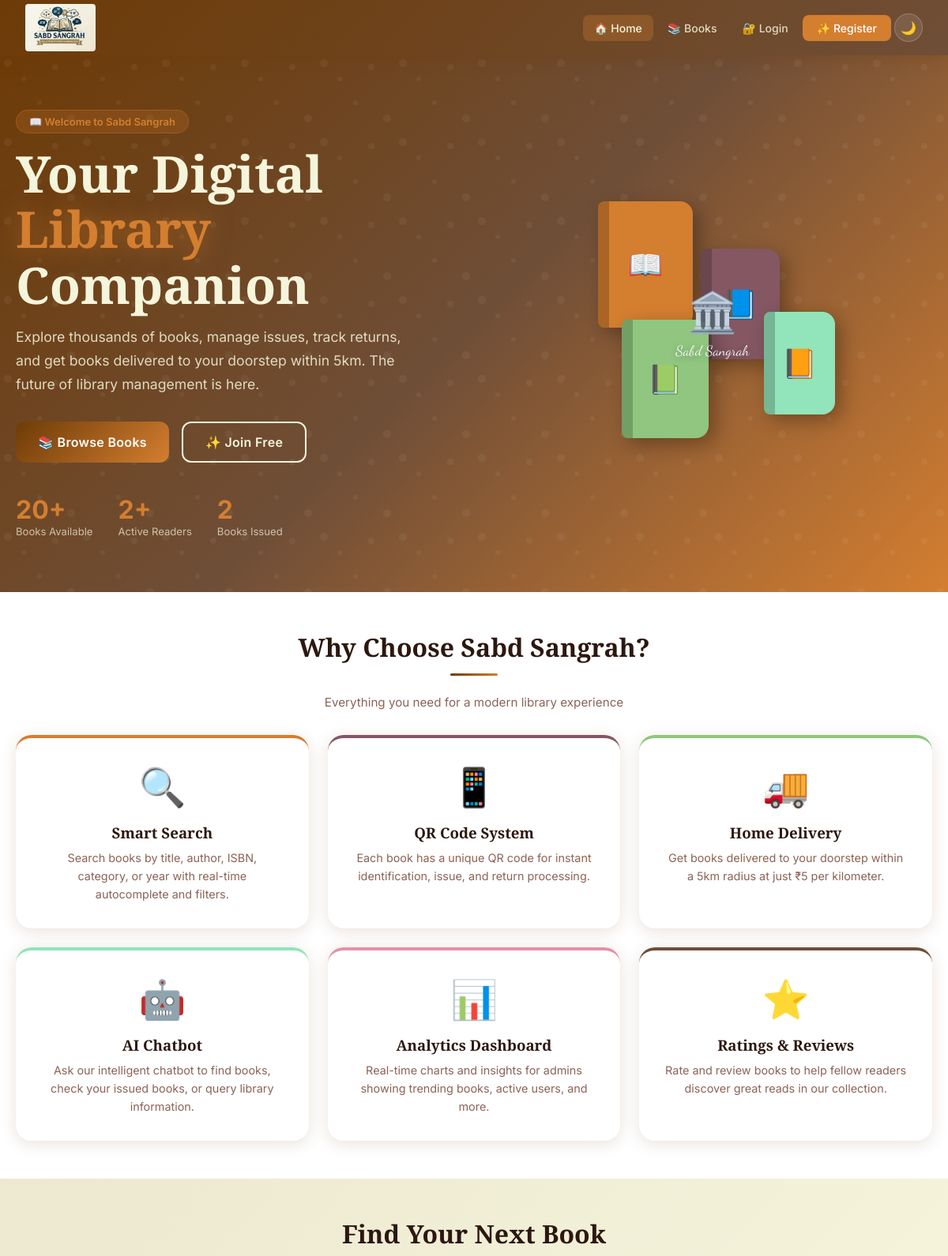
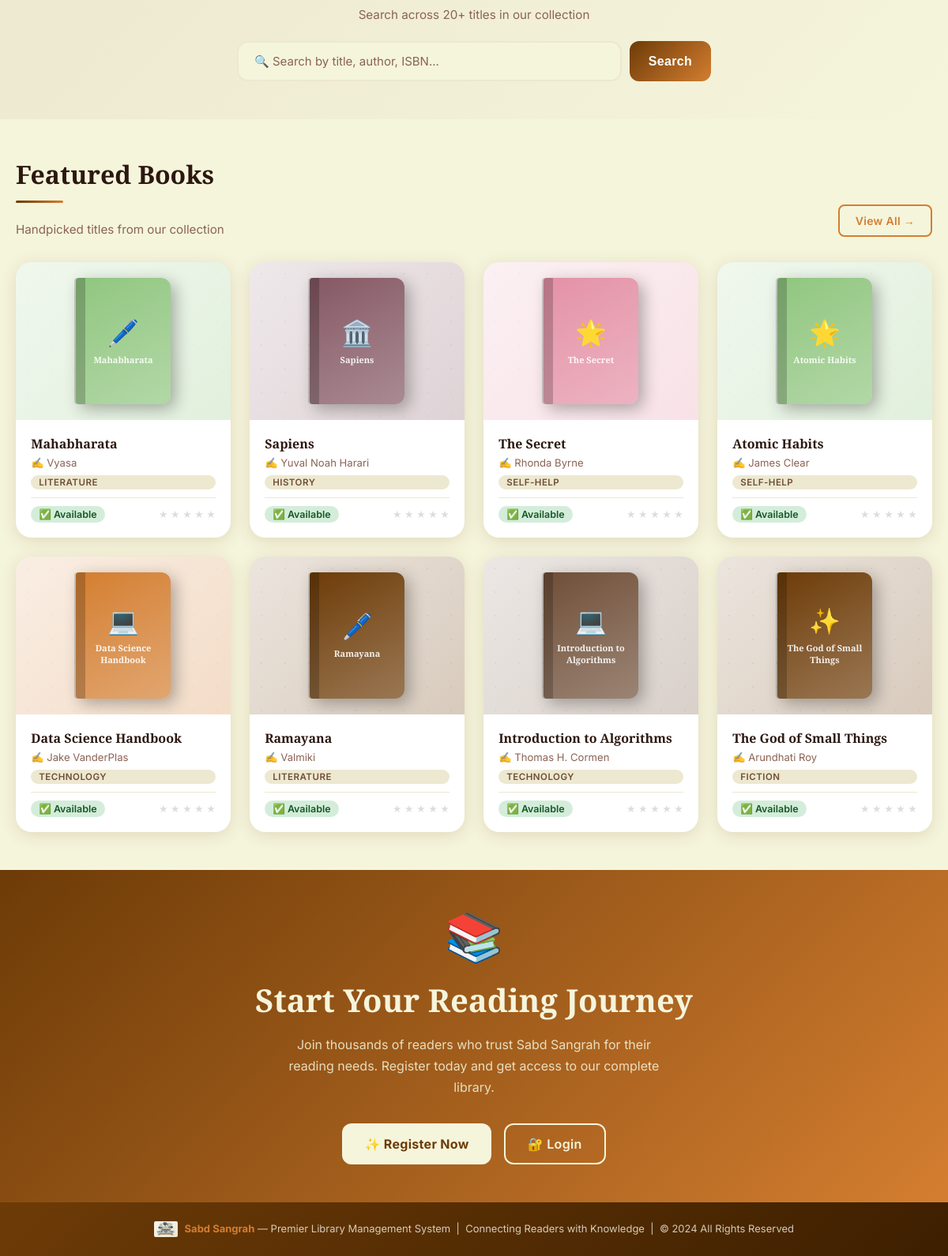
The page / on the database its author committed (2 pictures, top to bottom).
### tables this page shows
CREATE TABLE books (
            id INTEGER PRIMARY KEY AUTOINCREMENT,
            title TEXT NOT NULL,
            author TEXT NOT NULL,
            isbn TEXT UNIQUE,
            category TEXT DEFAULT 'General',
            pub_year TEXT,
            total_copies INTEGER DEFAULT 1,
            available INTEGER DEFAULT 1,
            description TEXT DEFAULT '',
            cover_color TEXT DEFAULT '#D47E30',
            avg_rating REAL DEFAULT 0.0,
            created_at TEXT DEFAULT CURRENT_TIMESTAMP
        );

### app.py (the view)
@app.route('/')
def index():
    db = get_db()
    books = db.execute('SELECT * FROM books ORDER BY RANDOM() LIMIT 8').fetchall()
    stats = {
        'total_books': db.execute('SELECT COUNT(*) FROM books').fetchone()[0],
        'total_users': db.execute('SELECT COUNT(*) FROM users WHERE role="user"').fetchone()[0],
        'issued_books': db.execute('SELECT COUNT(*) FROM transactions WHERE return_date IS NULL').fetchone()[0],
    }
    db.close()
    return render_template('index.html', books=books, stats=stats)

### app.py (called while the page is built)
def get_db():
    conn = sqlite3.connect(DATABASE)
    conn.row_factory = sqlite3.Row
    return conn

### templates/index.html (shortened to what this page needs)
{% extends "base.html" %}
{% block content %}
<section class="hero">
    <div class="container"
        style="display:grid;grid-template-columns:1fr 1fr;align-items:center;gap:3rem;padding:4rem 20px">
        <div class="hero-content">
            <div
                style="display:inline-block;background:rgba(212,126,48,0.2);padding:6px 16px;border-radius:20px;color:var(--orange);font-size:13px;font-weight:600;margin-bottom:1rem;border:1px solid rgba(212,126,48,0.3)">
                📖 Welcome to Sabd Sangrah
            </div>
            <h1 class="hero-title">
                Your Digital <span>Library</span> Companion
            </h1>
            <p class="hero-sub">
                Explore thousands of books, manage issues, track returns, and get books delivered to your doorstep
                within 5km. The future of library management is here.
            </p>
            <div class="hero-btns">
                <a href="{{ url_for('books') }}" class="btn btn-primary btn-lg">📚 Browse Books</a>
                {% if not session.get('user_id') %}
                <a href="{{ url_for('register') }}" class="btn btn-outline btn-lg"
                    style="border-color:var(--cream);color:var(--cream)">✨ Join Free</a>
                {% else %}
                <a href="{{ url_for('user_dashboard') }}" class="btn btn-outline btn-lg"
                    style="border-color:var(--cream);color:var(--cream)">📊 My Dashboard</a>
                {% endif %}
            </div>
            <div style="display:flex;gap:2rem;margin-top:2.5rem;flex-wrap:wrap">
                <div style="color:var(--cream)">
                    <div style="font-size:2rem;font-weight:700;color:var(--orange)">{{ stats.total_books }}+</div>
                    <div style="font-size:0.82rem;opacity:0.7">Books Available</div>
                </div>
                <div style="color:var(--cream)">
                    <div style="font-size:2rem;font-weight:700;color:var(--orange)">{{ stats.total_users }}+</div>
                    <div style="font-size:0.82rem;opacity:0.7">Active Readers</div>
                </div>
                <div style="color:var(--cream)">
                    <div style="font-size:2rem;font-weight:700;color:var(--orange)">{{ stats.issued_books }}</div>
                    <div style="font-size:0.82rem;opacity:0.7">Books Issued</div>
                </div>
            </div>
        </div>
        <div class="hero-visual" style="display:flex;justify-content:center">
            <div class="floating-books">
                <div class="floating-book fb1">📖</div>
                <div class="floating-book fb2">📘</div>
                <div class="floating-book fb3">📗</div>
                <div class="floating-book fb4">📙</div>
                <div
                    style="position:absolute;top:50%;left:50%;transform:translate(-50%,-50%);text-align:center;color:rgba(255,255,255,0.9)">
                    <div style="font-size:50px">🏛️</div>
                    <div
                        style="font-family:'Dancing Script',cursive;font-size:18px;margin-top:8px;text-shadow:0 2px 8px rgba(0,0,0,0.3)">
                        Sabd Sangrah</div>
                </div>
            </div>
        </div>
    </div>
</section>
<section class="section" style="background:var(--white)">
    <div class="container">
        <div class="section-header center">
            <h2 class="h-section">Why Choose Sabd Sangrah?</h2>
            <div class="divider"></div>
            <p class="h-section-sub">Everything you need for a modern library experience</p>
        </div>
        <div class="grid-3 mt-3">
            <div class="card" style="padding:2rem;text-align:center;border-top:4px solid var(--orange)">
                <div style="font-size:48px;margin-bottom:1rem">🔍</div>
                <h3 style="font-family:'Playfair Display',serif;margin-bottom:0.5rem;color:var(--text-dark)">Smart
                    Search</h3>
                <p style="color:var(--text-light);font-size:0.9rem;line-height:1.6">Search books by title, author, ISBN,
                    category, or year with real-time autocomplete and filters.</p>
            </div>
            <div class="card" style="padding:2rem;text-align:center;border-top:4px solid var(--mauve)">
                <div style="font-size:48px;margin-bottom:1rem">📱</div>
                <h3 style="font-family:'Playfair Display',serif;margin-bottom:0.5rem;color:var(--text-dark)">QR Code
                    System</h3>
                <p style="color:var(--text-light);font-size:0.9rem;line-height:1.6">Each book has a unique QR code for
                    instant identification, issue, and return processing.</p>
            </div>
            <div class="card" style="padding:2rem;text-align:center;border-top:4px solid var(--green)">
                <div style="font-size:48px;margin-bottom:1rem">🚚</div>
                <h3 style="font-family:'Playfair Display',serif;margin-bottom:0.5rem;color:var(--text-dark)">Home
                    Delivery</h3>
                <p style="color:var(--text-light);font-size:0.9rem;line-height:1.6">Get books delivered to your doorstep
                    within a 5km radius at just ₹5 per kilometer.</p>
            </div>
            <div class="card" style="padding:2rem;text-align:center;border-top:4px solid var(--mint)">
                <div style="font-size:48px;margin-bottom:1rem">🤖</div>
                <h3 style="font-family:'Playfair Display',serif;margin-bottom:0.5rem;color:var(--text-dark)">AI Chatbot
                </h3>
                <p style="color:var(--text-light);font-size:0.9rem;line-height:1.6">Ask our intelligent chatbot to find
                    books, check your issued books, or query library information.</p>
            </div>
            <div class="card" style="padding:2rem;text-align:center;border-top:4px solid var(--pink)">
                <div style="font-size:48px;margin-bottom:1rem">📊</div>
                <h3 style="font-family:'Playfair Display',serif;margin-bottom:0.5rem;color:var(--text-dark)">Analytics
                    Dashboard</h3>
                <p style="color:var(--text-light);font-size:0.9rem;line-height:1.6">Real-time charts and insights for
                    admins showing trending books, active users, and more.</p>
            </div>
            <div class="card" style="padding:2rem;text-align:center;border-top:4px solid var(--brown-light)">
                <div style="font-size:48px;margin-bottom:1rem">⭐</div>
                <h3 style="font-family:'Playfair Display',serif;margin-bottom:0.5rem;color:var(--text-dark)">Ratings &
                    Reviews</h3>
                <p style="color:var(--text-light);font-size:0.9rem;line-height:1.6">Rate and review books to help fellow
                    readers discover great reads in our collection.</p>
            </div>
        </div>
    </div>
</section>
<section class="section" style="background:linear-gradient(135deg,var(--cream-dark),var(--cream))">
    <div class="container text-center">
        <h2 class="h-section mb-2">Find Your Next Book</h2>
        <p class="h-section-sub mb-3">Search across {{ stats.total_books }}+ titles in our collection</p>
        <div class="search-bar" style="max-width:600px;margin:0 auto;position:relative">
            <div class="search-wrapper" style="flex:1;position:relative">
                <input type="text" id="searchInput" class="form-control"
                    placeholder="🔍 Search by title, author, ISBN..."
                    style="font-size:15px;padding:14px 20px;border-radius:14px">
            </div>
            <button onclick="window.location.href='/books?q='+document.getElementById('searchInput').value"
                class="btn btn-primary btn-lg">Search</button>
        </div>
    </div>
</section>
<section class="section">
    <div class="container">
        <div class="section-header" style="display:flex;justify-content:space-between;align-items:flex-end">
            <div>
                <h2 class="h-section">Featured Books</h2>
                <div class="divider"></div>
                <p class="h-section-sub">Handpicked titles from our collection</p>
            </div>
            <a href="{{ url_for('books') }}" class="btn btn-outline">View All →</a>
        </div>
        <div class="grid-4">
            {% for book in books %}
            <a href="{{ url_for('book_detail', book_id=book.id) }}" class="book-card"
                style="text-decoration:none;color:inherit">
                <div class="book-cover"
                    style="background:linear-gradient(135deg, {{ book.cover_color }}22, {{ book.cover_color }}44)">
                    <div class="book-cover-pattern"
                        style="background-image:radial-gradient(circle, {{ book.cover_color }} 1px, transparent 1px)">
                    </div>
                    <div class="book-cover-inner"
                        style="background:linear-gradient(150deg, {{ book.cover_color }}, {{ book.cover_color }}99)">
                        <div class="book-spine-icon">
                            {% if book.category == 'Technology' %}💻
                            {% elif book.category == 'Fiction' %}✨
                            {% elif book.category == 'History' %}🏛️
                            {% elif book.category == 'Biography' %}👤
                            {% elif book.category == 'Self-Help' %}🌟
                            {% elif book.category == 'Business' %}💼
                            {% elif book.category == 'Literature' %}🖊️
                            {% else %}📖{% endif %}
                        </div>
                        <div class="book-spine-title">{{ book.title[:30] }}</div>
                    </div>
                </div>
                <div class="book-card-body">
                    <div class="book-card-title">{{ book.title }}</div>
                    <div class="book-card-author">✍️ {{ book.author }}</div>
                    <span class="book-card-category">{{ book.category }}</span>
                    <div class="book-card-footer">
                        <span class="availability-badge {{ 'available' if book.available > 0 else 'unavailable' }}">
                            {{ '✅ Available' if book.available > 0 else '❌ Unavailable' }}
                        </span>
                        <div class="star-rating">
                            {% set rating = book.avg_rating or 0 %}
                            {% for i in range(1,6) %}
                            <span class="{{ '' if i <= rating else 'star-empty' }}">★</span>
                            {% endfor %}
                        </div>
                    </div>
                </div>
            </a>
            {% endfor %}
        </div>
    </div>
</section>
<section class="section"
    style="background:linear-gradient(135deg,var(--brown-dark),var(--orange));color:var(--cream);text-align:center">
    <div class="container">
        <div style="font-size:60px;margin-bottom:1rem">📚</div>
        <h2 style="font-family:'Playfair Display',serif;font-size:2.5rem;margin-bottom:1rem">Start Your Reading Journey
        </h2>
        <p style="opacity:0.85;max-width:500px;margin:0 auto 2rem;line-height:1.7">Join thousands of readers who trust
            Sabd Sangrah for their reading needs. Register today and get access to our complete library.</p>
        {% if not session.get('user_id') %}
        <div style="display:flex;gap:1rem;justify-content:center;flex-wrap:wrap">
            <a href="{{ url_for('register') }}" class="btn btn-lg"
                style="background:var(--cream);color:var(--brown-dark);font-weight:700">✨ Register Now</a>
            <a href="{{ url_for('login') }}" class="btn btn-outline btn-lg"
                style="border-color:var(--cream);color:var(--cream)">🔐 Login</a>
        </div>
        {% else %}
        <a href="{{ url_for('books') }}" class="btn btn-lg"
            style="background:var(--cream);color:var(--brown-dark);font-weight:700">📚 Browse Collection</a>
        {% endif %}
    </div>
</section>
{% endblock %}

### templates/base.html (shortened to what this page needs)
<!DOCTYPE html>
<html lang="en" data-theme="light">
<head>
  <link rel="stylesheet" href="{{ url_for('static', filename='css/style.css') }}">
</head>
<body>
  <nav class="navbar">
    <a href="{{ url_for('index') }}" class="navbar-brand">
      <img src="{{ url_for('static', filename='images/logo.jpg') }}" alt="Sabd Sangrah Logo"
        style="height:60px;object-fit:contain;border-radius:4px" />
    </a>
    <ul class="navbar-nav" id="navbarNav">
      <li><a href="{{ url_for('index') }}" class="nav-link">🏠 Home</a></li>
      <li><a href="{{ url_for('books') }}" class="nav-link">📚 Books</a></li>
      {% if session.get('user_id') %}
      {% if session.get('role') == 'admin' %}
      <li><a href="{{ url_for('admin_dashboard') }}" class="nav-link">📊 Admin</a></li>
      <li><a href="{{ url_for('admin_books') }}" class="nav-link">📖 Manage Books</a></li>
      <li><a href="{{ url_for('admin_users') }}" class="nav-link">👥 Users</a></li>
      <li><a href="{{ url_for('admin_reports') }}" class="nav-link">📋 Reports</a></li>
      <li><a href="{{ url_for('admin_deliveries') }}" class="nav-link">🚚 Deliveries</a></li>
      {% else %}
      <li><a href="{{ url_for('user_dashboard') }}" class="nav-link">📊 Dashboard</a></li>
      <li><a href="{{ url_for('delivery') }}" class="nav-link">🚚 Delivery</a></li>
      <li><a href="{{ url_for('chatbot') }}" class="nav-link">🤖 Chatbot</a></li>
      <li><a href="{{ url_for('profile') }}" class="nav-link">👤 Profile</a></li>
      {% endif %}
      <li><a href="{{ url_for('logout') }}" class="nav-link btn-nav">🚪 Logout</a></li>
      {% else %}
      <li><a href="{{ url_for('login') }}" class="nav-link">🔐 Login</a></li>
      <li><a href="{{ url_for('register') }}" class="nav-link btn-nav">✨ Register</a></li>
      {% endif %}
      <li>
        <button class="dark-toggle" id="darkModeToggle" title="Toggle dark mode">🌙</button>
      </li>
    </ul>
  </nav>
  <main class="main-content">
    {% block content %}{% endblock %}
  </main>
  <footer>
    <strong><img src="{{ url_for('static', filename='images/logo.jpg') }}"
        style="height:20px;vertical-align:middle;border-radius:2px;margin-right:6px"> Sabd Sangrah</strong> — Premier
    Library Management System &nbsp;|&nbsp;
    Connecting Readers with Knowledge &nbsp;|&nbsp;
    &copy; {{ 2024 }} All Rights Reserved
  </footer>
</body>
</html>

### rows shown on the page
books: title "Mahabharata", author "Vyasa", category "LITERATURE", available "✅ Available"
books: title "Sapiens", author "Yuval Noah Harari", category "HISTORY", available "✅ Available"
books: title "The Secret", author "Rhonda Byrne", category "SELF-HELP", available "✅ Available"
books: title "Atomic Habits", author "James Clear", category "SELF-HELP", available "✅ Available"
books: title "Data Science Handbook", author "Jake VanderPlas", category "TECHNOLOGY", available "✅ Available"
books: title "Ramayana", author "Valmiki", category "LITERATURE", available "✅ Available"
books: title "Introduction to Algorithms", author "Thomas H. Cormen", category "TECHNOLOGY", available "✅ Available"
books: title "The God of Small Things", author "Arundhati Roy", category "FICTION", available "✅ Available"

### other values the page prints
{{ stats.total_books }} "20"
{{ stats.total_users }} "2"
{{ stats.issued_books }} "2"
{{ 2024 }} "2024"
